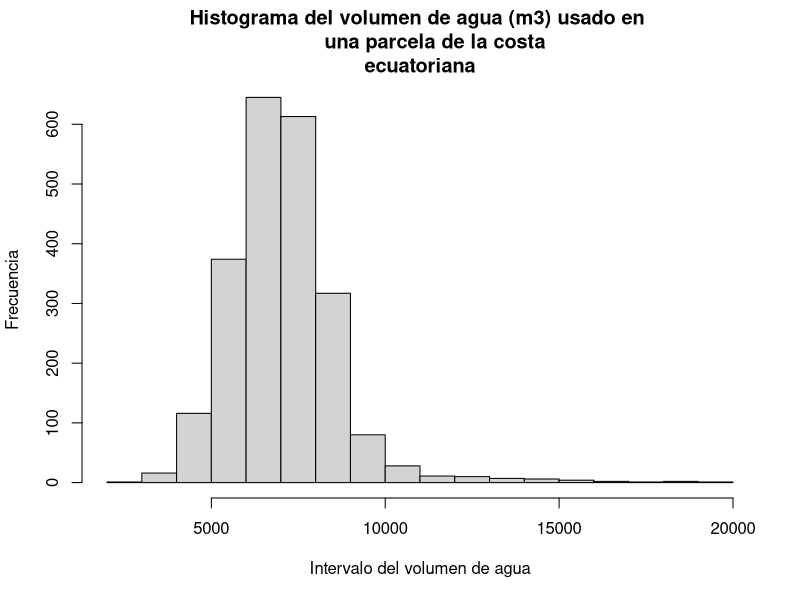
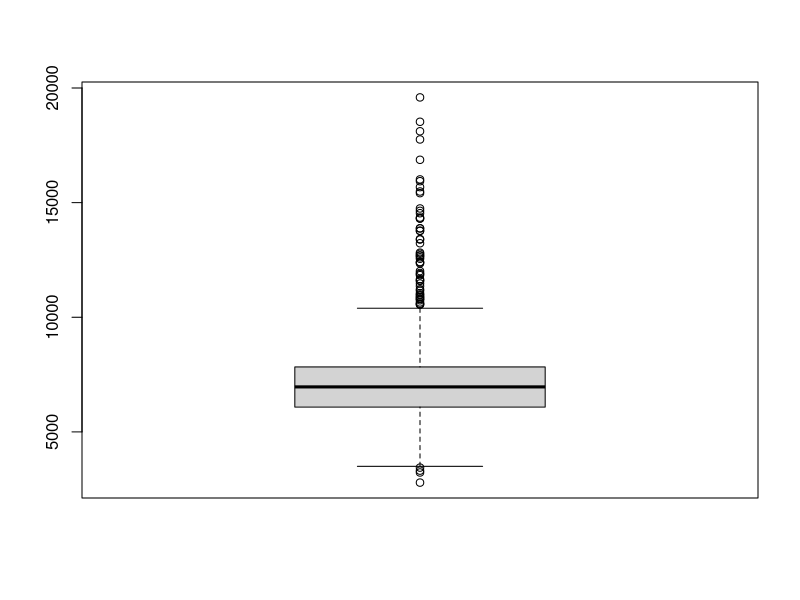
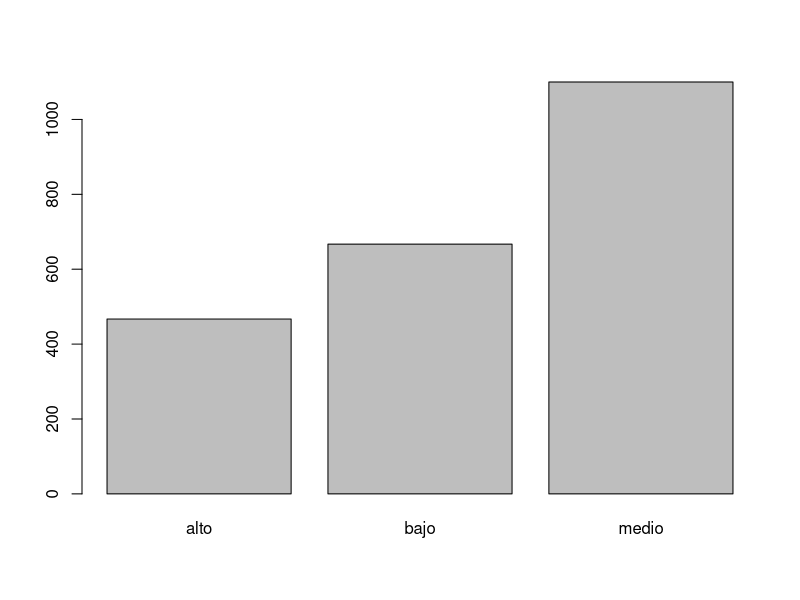
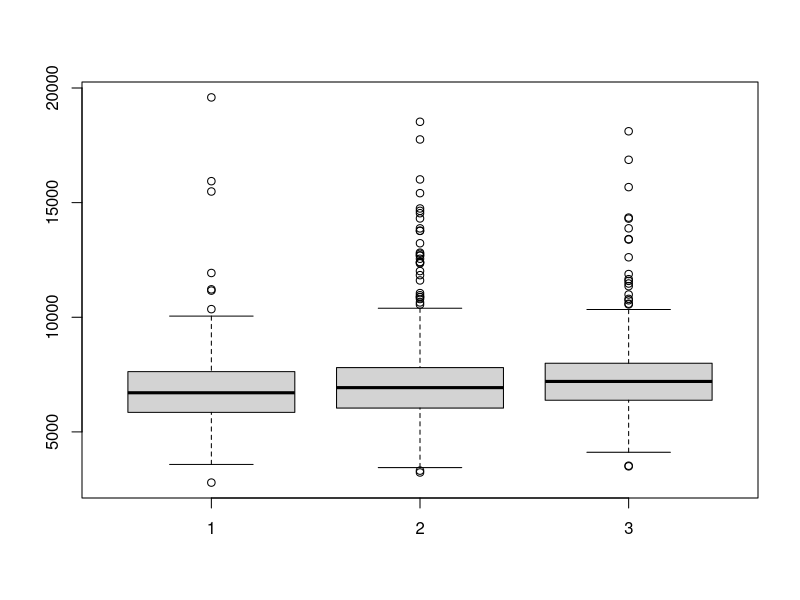
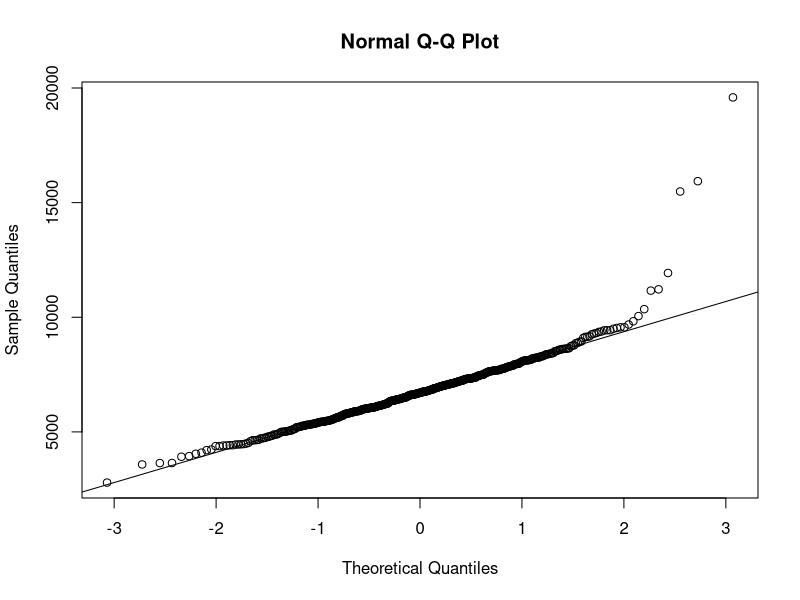
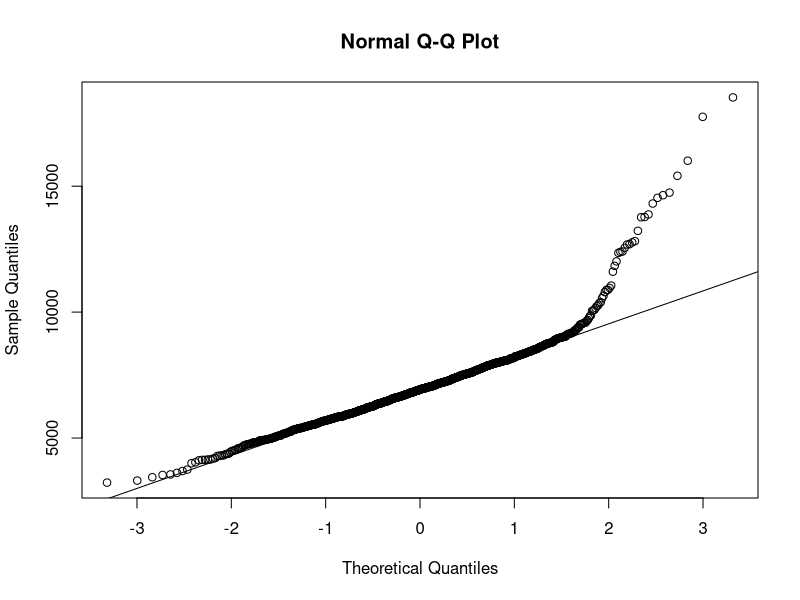
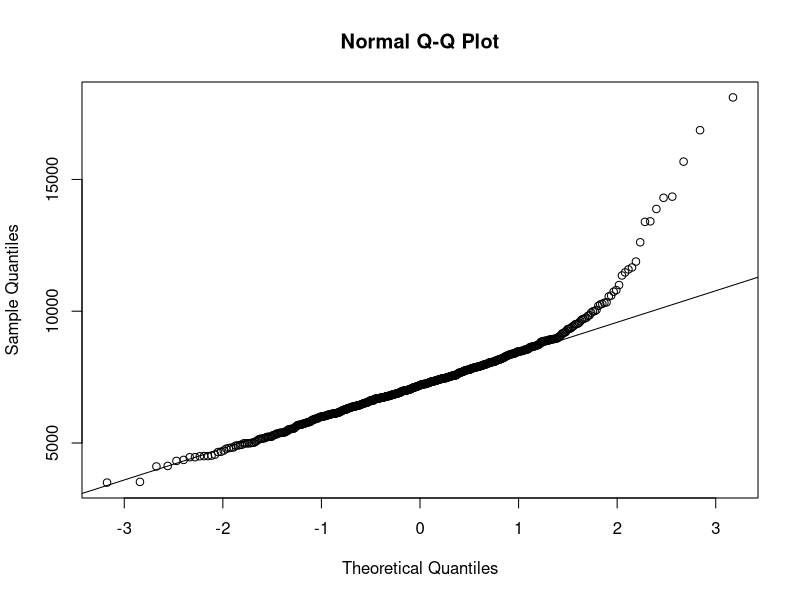
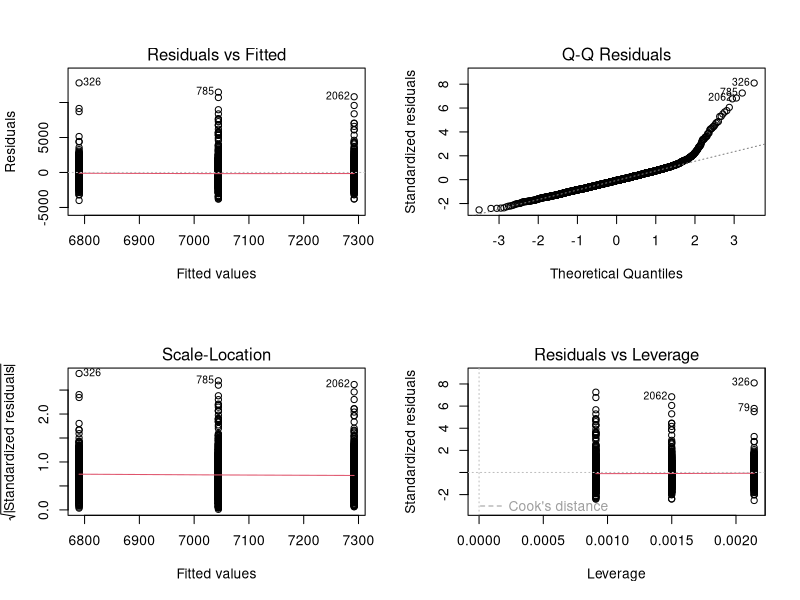

R code for these plots, in order:
#Uso de agua en agricultura

#Integrantes:
# CANDO LEON JUAN ANDRES
# GONZALEZ ZAMBRANO VICTOR FELIX
# MAGALLANES DOMINGUEZ KELVIN ROGER
# CAMACHO GALARZA XAVIER HOMERO

library(ggplot2)
library(dplyr)
agua <- read.csv("EFICIENCIA_AGUA.csv")

#Objetivo5: Comparar el volumen medio de agua (m³) utilizado
# entre los niveles de tecnificación bajo, medio y alto, 
# para determinar si existen diferencias significativas en
# la eficiencia hídrica de parcelas agrícolas en la Costa ecuatoriana. 

#Primero, mostraremos un gráfico correspondiente para 
# cada variable de este objetivo.

#Volumen agua
va <- agua$volumen_agua
hist(va, main = "Histograma del volumen de agua (m3) usado en 
     una parcela de la costa\necuatoriana",
     ylab="Frecuencia", xlab="Intervalo del volumen de agua",right=F)
boxplot(va)
vaInter <- seq(0, 20000, by= 1000)
vaRecap <- cut(va, breaks= vaInter, right=F)
vaFreq <- table(vaRecap)
print(vaFreq)

#Niveles de tecnificación
nt <- agua$nivel_tecnificacion
nivelTec <- factor(nt)
frecuenciaNt <- table(nivelTec)
head(frecuenciaNt)
barplot(frecuenciaNt)

#Volumen de agua usado por nivel alto
vaNa <- agua %>%
  filter(nivel_tecnificacion == "alto") %>%
  select(volumen_agua) %>%
  unlist()
muNa <- mean(vaNa)
print(muNa)

#Volumen de agua usado por nivel medio
vaNm <- agua %>%
  filter(nivel_tecnificacion == "medio") %>%
  select(volumen_agua) %>%
  unlist()
muNm <- mean(vaNm)
print(muNm)

#Volumen de agua usado por nivel bajo
vaNb <- agua %>%
  filter(nivel_tecnificacion == "bajo") %>%
  select(volumen_agua) %>%
  unlist()
muNb <- mean(vaNb)
print(muNb)

#Diagrama de caja para comparar las eficiencias por método de riego
boxplot(vaNa, vaNm, vaNb)

#Prueba de normalidad para volumen de agua usado por nivel alto
qqnorm(vaNa)
qqline(vaNa)

#Prueba de normalidad para Volumen de agua usado por nivel medio
qqnorm(vaNm)
qqline(vaNm)

#Prueba de normalidad para Volumen de agua usado por nivel bajo
qqnorm(vaNb)
qqline(vaNb)

#Para ello se implementará ANOVA
#H0: muNa = muNm = muNb
#Ha: Al menos una media difiere
rendimiento <- c(vaNa, vaNm, vaNb)
tratamiento <- factor(c(rep("Alto", 467),rep("Medio",1100),
                        rep("Bajo",667)))
anova <- data.frame(rendimiento, tratamiento)
vaNt <- aov(rendimiento ~ tratamiento, data=anova)
summary(vaNt)

#Al valor p ser menor que el 5% se rechaza la H0,
# al menos una media difiere, pero cuál
#Eso veremos
TukeyHSD(vaNt)

#Como se puede apreciar, todos los volúmenes medios por nivel de 
# tecnificación difieren entre sí debido a que sus valores p son menores a
# 0.05
#Por su diferencia, el nivel alto es el que usa más volumen de agua
# en promedio

#Verificación de supuestos (residuos)
par(mfrow = c(2, 2))
plot(vaNt)